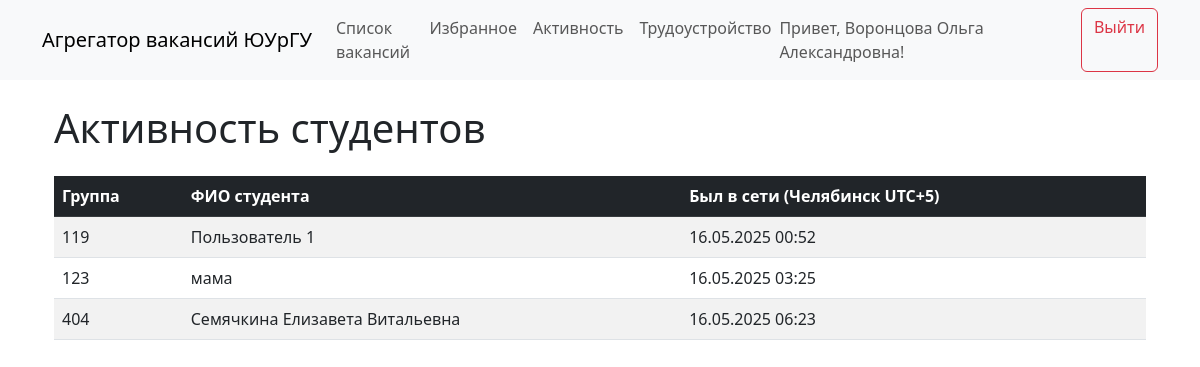
The page /user_activity (signed in) on the database its author committed.
### tables this page shows
CREATE TABLE users (
            id INTEGER PRIMARY KEY AUTOINCREMENT,
            full_name TEXT NOT NULL,
            group_number TEXT,
            email TEXT,
            phone TEXT,
            password TEXT NOT NULL,
            user_type TEXT NOT NULL,
            last_login TEXT,
            UNIQUE(full_name, user_type)
        );

### app.py (the view)
@app.route('/user_activity')
def user_activity():
    if 'user_id' not in session:
        return redirect(url_for('login'))
    user = get_user_by_id(session['user_id'])
    if not user or user['user_type'] != 'university':
        return redirect(url_for('index'))
    students = get_all_students_with_last_login()
    for student in students:
        if student['last_login']:
            try:
                if 'T' in student['last_login']:
                    dt = datetime.strptime(student['last_login'], '%Y-%m-%dT%H:%M:%S.%f')
                else:
                    dt = datetime.strptime(student['last_login'], '%Y-%m-%d %H:%M:%S')
                utc_time = pytz.utc.localize(dt)
                local_time = utc_time.astimezone(chelyabinsk_tz)
                student['last_login'] = local_time.strftime('%d.%m.%Y %H:%M')
            except ValueError as e:
                student['last_login'] = 'Неверный формат времени'
                print(f"Ошибка форматирования времени: {e}")
    return render_template('user_activity.html',
                           students=students,
                           user=user)

### app.py (called while the page is built)
@app.before_request
def before_request():
    session.permanent = True
    session.modified = True

def get_all_students_with_last_login():
    conn = sqlite3.connect('vacancies.db')
    cursor = conn.cursor()
    cursor.execute('''
        SELECT full_name, group_number, last_login
        FROM users
        WHERE user_type = 'student'
        ORDER BY group_number, full_name
    ''')
    students = cursor.fetchall()
    conn.close()
    return [{
        'full_name': s[0],
        'group_number': s[1],
        'last_login': s[2]
    } for s in students]

def get_user_by_id(user_id):
    conn = sqlite3.connect('vacancies.db')
    cursor = conn.cursor()
    cursor.execute('''
        SELECT id, full_name, group_number, user_type FROM users WHERE id = ?
    ''', (user_id,))
    user = cursor.fetchone()
    conn.close()
    if user:
        return {
            'id': user[0],
            'full_name': user[1],
            'group_number': user[2],
            'user_type': user[3]
        }
    return None

### templates/user_activity.html (shortened to what this page needs)
{% extends "base.html" %}
{% block content %}
<div class="container mt-4">
    <h1 class="mb-4">Активность студентов</h1>
    <div class="table-responsive">
        <table class="table table-striped table-hover">
            <thead class="table-dark">
                <tr>
                    <th>Группа</th>
                    <th>ФИО студента</th>
                    <th>Был в сети (Челябинск UTC+5)</th>
                </tr>
            </thead>
            <tbody>
                {% for student in students %}
                <tr>
                    <td>{{ student.group_number }}</td>
                    <td>{{ student.full_name }}</td>
                    <td>{{ student.last_login if student.last_login else "Никогда" }}</td>
                </tr>
                {% endfor %}
            </tbody>
        </table>
    </div>
</div>
{% endblock %}

### templates/base.html (shortened to what this page needs)
<!DOCTYPE html>
<html lang="ru">
<head>
    <link href="https://cdn.jsdelivr.net/npm/bootstrap@5.3.0/dist/css/bootstrap.min.css" rel="stylesheet">
    <link rel="stylesheet" href="https://cdn.jsdelivr.net/npm/bootstrap-icons@1.8.0/font/bootstrap-icons.css">
</head>
<body>
    <nav class="navbar navbar-expand-lg navbar-light bg-light">
        <div class="container">
            <a class="navbar-brand" href="{{ url_for('index') }}">Агрегатор вакансий ЮУрГУ</a>
            <div class="collapse navbar-collapse" id="navbarNav">
                <ul class="navbar-nav me-auto">
                    <li class="nav-item">
                        <a class="nav-link" href="{{ url_for('index') }}">Список вакансий</a>
                    </li>
                    {% if 'user_id' in session %}
                        <li class="nav-item">
                            <a class="nav-link" href="{{ url_for('favorites') }}">Избранное</a>
                        </li>
                        {% if user and user.user_type == 'university' %}
                            <li class="nav-item">
                                <a class="nav-link" href="{{ url_for('user_activity') }}">Активность</a>
                            </li>
                            <li class="nav-item">
                                <a class="nav-link" href="{{ url_for('employment_report') }}">Трудоустройство</a>
                            </li>
                        {% endif %}
                    {% endif %}
                </ul>
                <div class="d-flex">
                    {% if 'user_id' in session and user %}
                        <span class="navbar-text me-3">Привет, {{ user.full_name }}!</span>
                        <a href="{{ url_for('logout') }}" class="btn btn-outline-danger">Выйти</a>
                    {% else %}
                        <a href="{{ url_for('login') }}" class="btn btn-outline-primary me-2">Войти</a>
                        <a href="{{ url_for('register') }}" class="btn btn-primary">Зарегистрироваться</a>
                    {% endif %}
                </div>
            </div>
        </div>
    </nav>
    <div class="container mt-4">
        {% block content %}{% endblock %}
    </div>
</body>
</html>

### rows shown on the page
users: full_name "Воронцова Ольга Александровна"
users: group_number "119", full_name "Пользователь 1", last_login "16.05.2025 00:52"
users: group_number "123", full_name "мама", last_login "16.05.2025 03:25"
users: group_number "404", full_name "Семячкина Елизавета Витальевна", last_login "16.05.2025 06:23"
